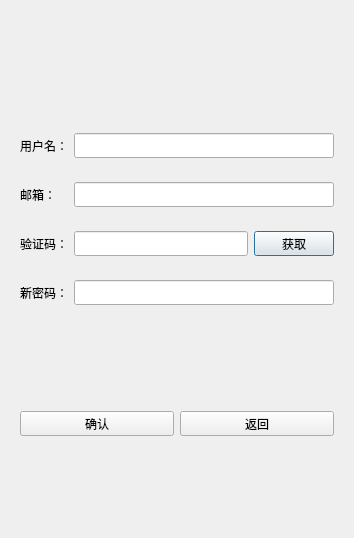
<?xml version="1.0" encoding="UTF-8"?>
<ui version="4.0">
 <class>ResetDialog</class>
 <widget class="QDialog" name="ResetDialog">
  <property name="geometry">
   <rect>
    <x>0</x>
    <y>0</y>
    <width>354</width>
    <height>538</height>
   </rect>
  </property>
  <property name="windowTitle">
   <string>Dialog</string>
  </property>
  <layout class="QVBoxLayout" name="verticalLayout">
   <item>
    <spacer name="verticalSpacer">
     <property name="orientation">
      <enum>Qt::Vertical</enum>
     </property>
     <property name="sizeHint" stdset="0">
      <size>
       <width>20</width>
       <height>40</height>
      </size>
     </property>
    </spacer>
   </item>
   <item>
    <widget class="QLabel" name="err_tip">
     <property name="minimumSize">
      <size>
       <width>0</width>
       <height>25</height>
      </size>
     </property>
     <property name="maximumSize">
      <size>
       <width>16777215</width>
       <height>25</height>
      </size>
     </property>
     <property name="text">
      <string/>
     </property>
     <property name="alignment">
      <set>Qt::AlignCenter</set>
     </property>
    </widget>
   </item>
   <item>
    <widget class="QWidget" name="widget" native="true">
     <layout class="QHBoxLayout" name="horizontalLayout">
      <item>
       <widget class="QLabel" name="user_lb">
        <property name="minimumSize">
         <size>
          <width>0</width>
          <height>25</height>
         </size>
        </property>
        <property name="maximumSize">
         <size>
          <width>16777215</width>
          <height>25</height>
         </size>
        </property>
        <property name="text">
         <string>用户名：</string>
        </property>
       </widget>
      </item>
      <item>
       <widget class="QLineEdit" name="user_edit">
        <property name="minimumSize">
         <size>
          <width>0</width>
          <height>25</height>
         </size>
        </property>
        <property name="maximumSize">
         <size>
          <width>16777215</width>
          <height>25</height>
         </size>
        </property>
       </widget>
      </item>
     </layout>
    </widget>
   </item>
   <item>
    <widget class="QWidget" name="widget_2" native="true">
     <layout class="QHBoxLayout" name="horizontalLayout_2">
      <item>
       <widget class="QLabel" name="email_lb">
        <property name="minimumSize">
         <size>
          <width>48</width>
          <height>25</height>
         </size>
        </property>
        <property name="maximumSize">
         <size>
          <width>48</width>
          <height>25</height>
         </size>
        </property>
        <property name="text">
         <string>邮箱：</string>
        </property>
       </widget>
      </item>
      <item>
       <widget class="QLineEdit" name="email_edit">
        <property name="minimumSize">
         <size>
          <width>0</width>
          <height>25</height>
         </size>
        </property>
        <property name="maximumSize">
         <size>
          <width>16777215</width>
          <height>25</height>
         </size>
        </property>
       </widget>
      </item>
     </layout>
    </widget>
   </item>
   <item>
    <widget class="QWidget" name="widget_3" native="true">
     <layout class="QHBoxLayout" name="horizontalLayout_3">
      <item>
       <widget class="QLabel" name="varify_lb">
        <property name="minimumSize">
         <size>
          <width>0</width>
          <height>25</height>
         </size>
        </property>
        <property name="maximumSize">
         <size>
          <width>16777215</width>
          <height>25</height>
         </size>
        </property>
        <property name="text">
         <string>验证码：</string>
        </property>
       </widget>
      </item>
      <item>
       <widget class="QLineEdit" name="varify_edit">
        <property name="minimumSize">
         <size>
          <width>0</width>
          <height>25</height>
         </size>
        </property>
        <property name="maximumSize">
         <size>
          <width>16777215</width>
          <height>25</height>
         </size>
        </property>
       </widget>
      </item>
      <item>
       <widget class="TimerBtn" name="varify_btn">
        <property name="minimumSize">
         <size>
          <width>0</width>
          <height>25</height>
         </size>
        </property>
        <property name="maximumSize">
         <size>
          <width>16777215</width>
          <height>25</height>
         </size>
        </property>
        <property name="text">
         <string>获取</string>
        </property>
       </widget>
      </item>
     </layout>
    </widget>
   </item>
   <item>
    <widget class="QWidget" name="widget_4" native="true">
     <layout class="QHBoxLayout" name="horizontalLayout_4">
      <item>
       <widget class="QLabel" name="pwd_lb">
        <property name="minimumSize">
         <size>
          <width>0</width>
          <height>25</height>
         </size>
        </property>
        <property name="maximumSize">
         <size>
          <width>16777215</width>
          <height>25</height>
         </size>
        </property>
        <property name="text">
         <string>新密码：</string>
        </property>
       </widget>
      </item>
      <item>
       <widget class="QLineEdit" name="pwd_edit">
        <property name="minimumSize">
         <size>
          <width>0</width>
          <height>25</height>
         </size>
        </property>
        <property name="maximumSize">
         <size>
          <width>16777215</width>
          <height>25</height>
         </size>
        </property>
       </widget>
      </item>
     </layout>
    </widget>
   </item>
   <item>
    <spacer name="verticalSpacer_2">
     <property name="orientation">
      <enum>Qt::Vertical</enum>
     </property>
     <property name="sizeHint" stdset="0">
      <size>
       <width>20</width>
       <height>40</height>
      </size>
     </property>
    </spacer>
   </item>
   <item>
    <widget class="QWidget" name="widget_5" native="true">
     <layout class="QHBoxLayout" name="horizontalLayout_5">
      <item>
       <widget class="QPushButton" name="sure_btn">
        <property name="minimumSize">
         <size>
          <width>0</width>
          <height>25</height>
         </size>
        </property>
        <property name="maximumSize">
         <size>
          <width>16777215</width>
          <height>25</height>
         </size>
        </property>
        <property name="text">
         <string>确认</string>
        </property>
       </widget>
      </item>
      <item>
       <widget class="QPushButton" name="return_btn">
        <property name="minimumSize">
         <size>
          <width>0</width>
          <height>25</height>
         </size>
        </property>
        <property name="maximumSize">
         <size>
          <width>16777215</width>
          <height>25</height>
         </size>
        </property>
        <property name="text">
         <string>返回</string>
        </property>
       </widget>
      </item>
     </layout>
    </widget>
   </item>
   <item>
    <spacer name="verticalSpacer_3">
     <property name="orientation">
      <enum>Qt::Vertical</enum>
     </property>
     <property name="sizeHint" stdset="0">
      <size>
       <width>20</width>
       <height>40</height>
      </size>
     </property>
    </spacer>
   </item>
  </layout>
 </widget>
 <customwidgets>
  <customwidget>
   <class>TimerBtn</class>
   <extends>QPushButton</extends>
   <header location="global">timerbtn.h</header>
  </customwidget>
 </customwidgets>
 <resources/>
 <connections/>
</ui>
